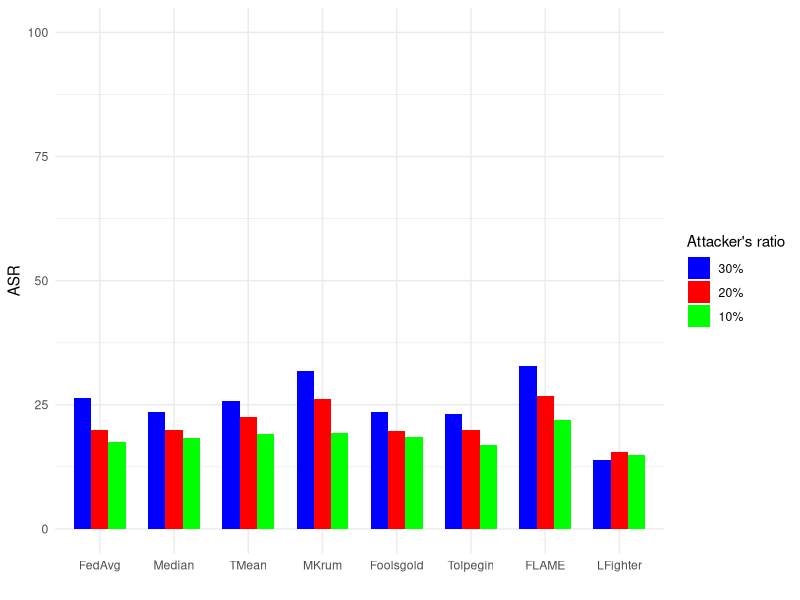
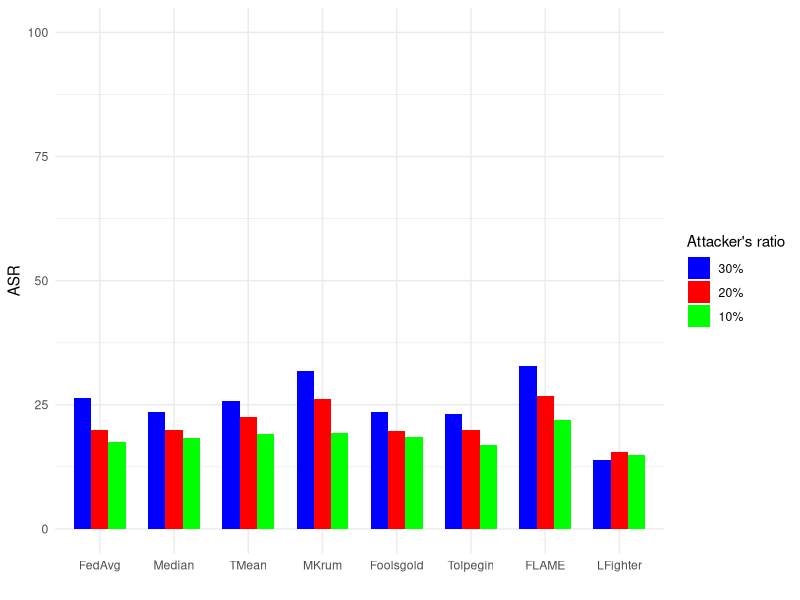

Write the R code that produced these figures, in order.
# Load necessary libraries
if (!requireNamespace("ggplot2", quietly = TRUE)) {
  install.packages("ggplot2")
}
# Load the ggplot2 library
library(ggplot2)

# Create a data frame with your x and y values
data <- data.frame(
  Class = c("FedAvg", "Median", "TMean" ,"MKrum", "Foolsgold", "Tolpegin", "FLAME", "LFighter"),  # Replace with your class labels
  Line1 = c(26.3, 23.6, 25.7, 31.8, 23.6, 23.2, 32.9, 13.8),        # Replace with your data for Line 1
  Line2 = c(20.0, 20.0, 22.6, 26.2, 19.7, 19.9, 26.7, 15.5),       # Replace with your data for Line 2
  Line3 = c(17.5, 18.4, 19.1, 19.4, 18.5, 16.9, 22.0, 14.9)
)

# Define the desired order of class labels
class_order <- c("FedAvg", "Median", "TMean", "MKrum", "Foolsgold", "Tolpegin", "FLAME", "LFighter")

# Convert "Class" to a factor with the specified order
data$Class <- factor(data$Class, levels = class_order)

# Reshape data into long format
library(tidyr)
data_long <- pivot_longer(data, -Class, names_to = "Line", values_to = "ASR")

# Create a ggplot object with a legend
ggplot(data_long, aes(x = Class, y = ASR, fill = Line)) +
  geom_bar(stat = "identity", position = "dodge", width = 0.7) +
  labs(x = "", y = "ASR") +
  scale_y_continuous(limits = c(0, 100)) +
  scale_fill_manual(values = c("Line1" = "blue", "Line2" = "red", "Line3" = "green"),
                     labels = c("30%", "20%", "10%"),
                     name = "Attacker's ratio") +
  theme_minimal()


ggsave("../imgs/ASR_clos.png", width = 8, height = 3, dpi = 300)
